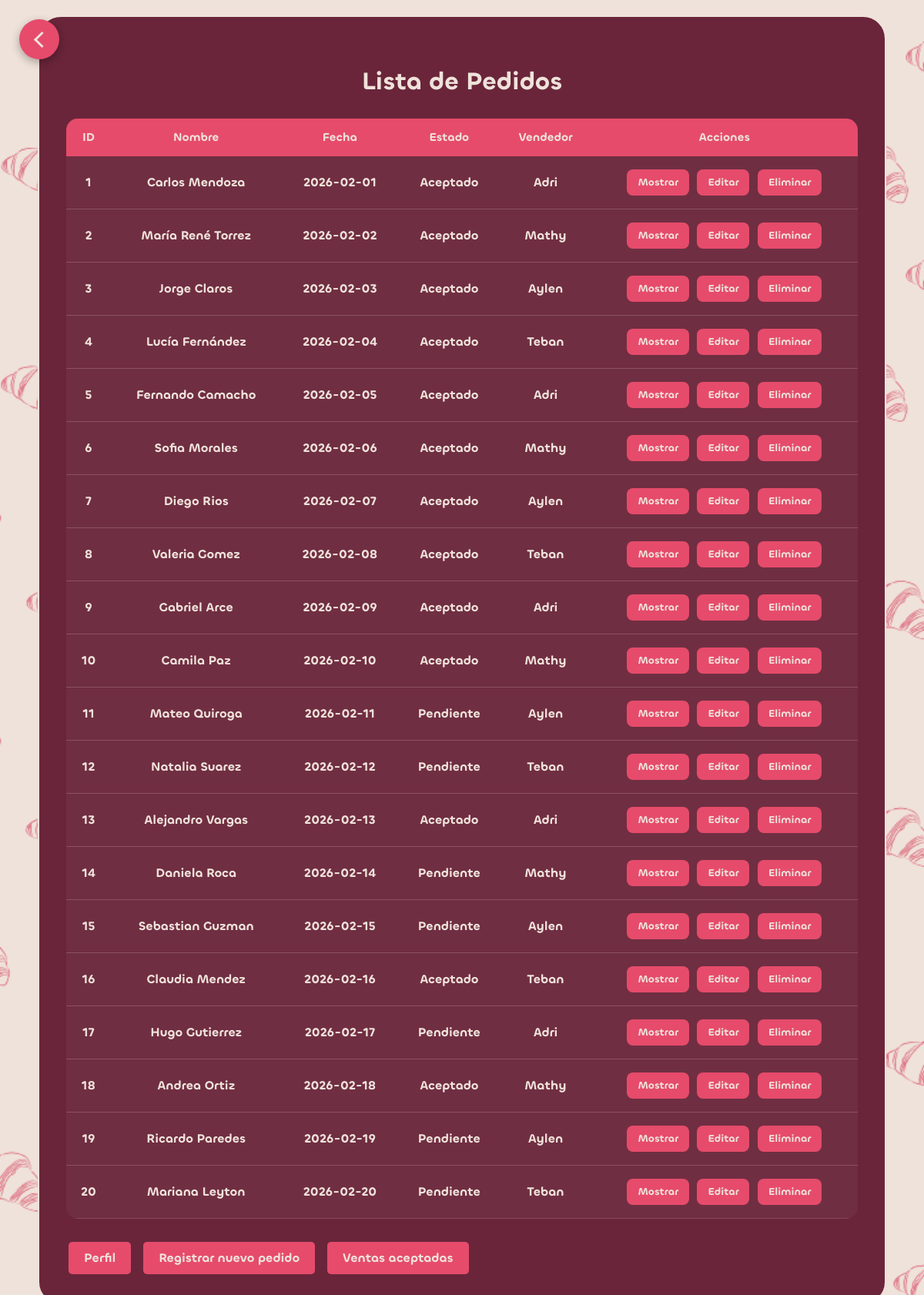
/Pedidos/leerPedidos.php (signed in), run on the app's committed database.
### tables this page shows
CREATE TABLE IF NOT EXISTS `Pedidos` (
  `ID` INT NOT NULL AUTO_INCREMENT,
  `Nombre` VARCHAR(45) NULL DEFAULT NULL,
  `Fecha` DATE NULL DEFAULT NULL, 
  `Celular` INT NULL DEFAULT NULL,
  `Estado` VARCHAR(45) NULL DEFAULT NULL,
  `Direccion` VARCHAR(80) NULL DEFAULT NULL,
  `NombreVendedor` VARCHAR(45) NULL DEFAULT NULL,
  PRIMARY KEY (`ID`));

### Pedidos/leerPedidos.php (the view, shortened to what this page needs)
<?php
$usuario = "root";
$contraseña = "";
$direccion = "localhost";
$baseDeDatos = "MYMS";
$conexion = new mysqli($direccion, $usuario, $contraseña, $baseDeDatos);
$sql = "SELECT * FROM Pedidos";
$resultado = $conexion->query($sql);
?>
<!DOCTYPE html>
<html lang="es">
<head>
    <link rel="stylesheet" href="../tipografia/Fonts/WEB/css/chillax.css">
</head>
<body>
    <a href="../vendedor.php" class="btn-volver-esquina" aria-label="Volver" title="Volver"> </a>
<div class="contenedor">
    <h2>Lista de Pedidos</h2>
    <table>
        <tr>
            <th>ID</th>
            <th>Nombre</th>
            <th>Fecha</th>
            <th>Estado</th>
            <th>Vendedor</th>
            <th>Acciones</th>
        </tr>
        <?php
        if ($resultado->num_rows > 0) {
            while($fila = $resultado->fetch_assoc()) {
                $ID = $fila["ID"];
                echo "<tr>";
                echo "<td>".$fila['ID']."</td>";
                echo "<td>".$fila['Nombre']."</td>";
                echo "<td>".$fila['Fecha']."</td>";
                echo "<td>".$fila['Estado']."</td>";
                echo "<td>".$fila['NombreVendedor']."</td>";
                echo "<td>
                    <a href='leerPedido.php?ID=$ID'><button class='mostrar'>Mostrar</button></a>
                    <a href='formupdatePedidos.php?ID=$ID'><button class='editar'>Editar</button></a>
                    <a href='EliminarPedidos.php?ID=$ID'><button class='eliminar'>Eliminar</button></a>
                </td>";
                echo "</tr>";
            }
        } else {
            echo "<tr>";
            echo "<td colspan='6'>No hay pedidos registrados</td>";
            echo "</tr>";
        }
        ?>
    </table>
    <div class="botones">
            <a href="../perfil.php"><button class="volver">Perfil</button></a>
            <a href="../Ajax/index/index1.php"><button class="volver">Registrar nuevo pedido</button></a>
            <a href="../Ventas/leerVentass.php"><button class="volver">Ventas aceptadas</button></a>
    </div>
</div>
</body>
</html>

### Pedidos/leerPedidos.php (style rules this page uses)
* { font-family: 'Chillax-Semibold'; box-sizing: border-box; }
body { background-image: url(../imagenes/2.png); background-size: cover; background-position: center; background-repeat: no-repeat; display: flex; justify-content: center; align-items: center; min-height: 100vh; margin: 0; padding: 20px; }
.contenedor { width: 95%; max-width: 1200px; padding: 35px; background-color: #6A253A; border: 2px solid #EFE2DA; border-radius: 30px; color: #EFE2DA; }
h2 { text-align: center; margin-bottom: 25px; font-size: 32px; }
table { width: 100%; border-collapse: collapse; overflow: hidden; border-radius: 15px; }
th { background-color: #E64B6B; color: #EFE2DA; padding: 14px; font-size: 15px; }
td { padding: 14px; text-align: center; border-bottom: 1px solid rgba(239, 226, 218, 0.2); color: #EFE2DA; }
tr { background-color: rgba(255,255,255,0.04); transition: 0.3s; }
button { padding: 8px 14px; margin: 3px; border: none; border-radius: 8px; cursor: pointer; transition: 0.3s; color: #EFE2DA; }
.mostrar,.editar,.eliminar { background-color: #E64B6B; }
.volver { padding: 10px 20px; border: none; color: #EFE2DA; border-radius: 5px; background: #E64B6B; cursor: pointer; font-size: 16px; margin-top: 10px; }
a { text-decoration:none; color: inherit; }
.botones { display: flex; flex-wrap: wrap; gap: 10px; margin-top: 20px; }
.btn-volver-esquina { position: fixed; top: 25px; left: 25px; width: 52px; height: 52px; display: flex; align-items: center; justify-content: center; background: #E64B6B; border: none; border-radius: 50%; cursor: pointer; box-shadow: 0 4px 12px rgba(0, 0, 0, 0.30); transition: all 0.2s ease; z-index: 9999; text-decoration: none; }
.btn-volver-esquina::before { content: ""; width: 12px; height: 12px; border-left: 3px solid #EFE2DA; border-bottom: 3px solid #EFE2DA; transform: rotate(45deg); margin-left: 6px; }

### data on the page
pedidos: ID "1", Nombre "Carlos Mendoza", Fecha "2026-02-01", Estado "Aceptado", NombreVendedor "Adri"
pedidos: ID "2", Nombre "María René Torrez", Fecha "2026-02-02", Estado "Aceptado", NombreVendedor "Mathy"
pedidos: ID "3", Nombre "Jorge Claros", Fecha "2026-02-03", Estado "Aceptado", NombreVendedor "Aylen"
pedidos: ID "4", Nombre "Lucía Fernández", Fecha "2026-02-04", Estado "Aceptado", NombreVendedor "Teban"
pedidos: ID "5", Nombre "Fernando Camacho", Fecha "2026-02-05", Estado "Aceptado", NombreVendedor "Adri"
pedidos: ID "6", Nombre "Sofia Morales", Fecha "2026-02-06", Estado "Aceptado", NombreVendedor "Mathy"
pedidos: ID "7", Nombre "Diego Rios", Fecha "2026-02-07", Estado "Aceptado", NombreVendedor "Aylen"
pedidos: ID "8", Nombre "Valeria Gomez", Fecha "2026-02-08", Estado "Aceptado", NombreVendedor "Teban"
pedidos: ID "9", Nombre "Gabriel Arce", Fecha "2026-02-09", Estado "Aceptado", NombreVendedor "Adri"
pedidos: ID "10", Nombre "Camila Paz", Fecha "2026-02-10", Estado "Aceptado", NombreVendedor "Mathy"
pedidos: ID "11", Nombre "Mateo Quiroga", Fecha "2026-02-11", Estado "Pendiente", NombreVendedor "Aylen"
pedidos: ID "12", Nombre "Natalia Suarez", Fecha "2026-02-12", Estado "Pendiente", NombreVendedor "Teban"
pedidos: ID "13", Nombre "Alejandro Vargas", Fecha "2026-02-13", Estado "Aceptado", NombreVendedor "Adri"
pedidos: ID "14", Nombre "Daniela Roca", Fecha "2026-02-14", Estado "Pendiente", NombreVendedor "Mathy"
pedidos: ID "15", Nombre "Sebastian Guzman", Fecha "2026-02-15", Estado "Pendiente", NombreVendedor "Aylen"
pedidos: ID "16", Nombre "Claudia Mendez", Fecha "2026-02-16", Estado "Aceptado", NombreVendedor "Teban"
pedidos: ID "17", Nombre "Hugo Gutierrez", Fecha "2026-02-17", Estado "Pendiente", NombreVendedor "Adri"
pedidos: ID "18", Nombre "Andrea Ortiz", Fecha "2026-02-18", Estado "Aceptado", NombreVendedor "Mathy"
pedidos: ID "19", Nombre "Ricardo Paredes", Fecha "2026-02-19", Estado "Pendiente", NombreVendedor "Aylen"
pedidos: ID "20", Nombre "Mariana Leyton", Fecha "2026-02-20", Estado "Pendiente", NombreVendedor "Teban"
